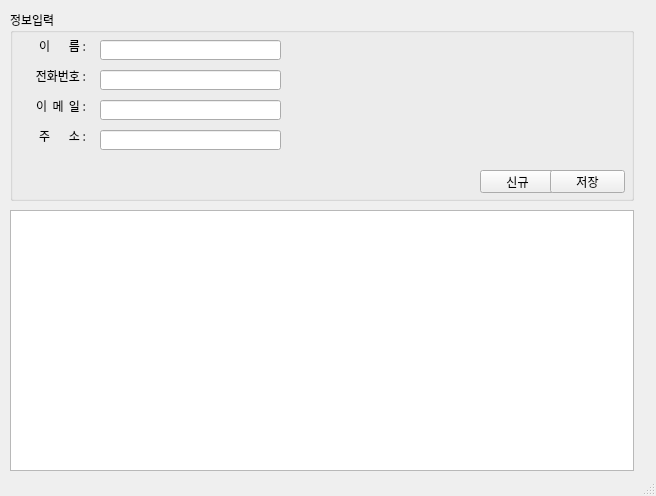
<?xml version="1.0" encoding="UTF-8"?>
<ui version="4.0">
 <class>MainWindow</class>
 <widget class="QMainWindow" name="MainWindow">
  <property name="geometry">
   <rect>
    <x>0</x>
    <y>0</y>
    <width>656</width>
    <height>496</height>
   </rect>
  </property>
  <property name="font">
   <font>
    <family>나눔고딕</family>
   </font>
  </property>
  <property name="windowTitle">
   <string>MainWindow</string>
  </property>
  <property name="inputMethodHints">
   <set>Qt::ImhNone</set>
  </property>
  <widget class="QWidget" name="centralwidget">
   <widget class="QWidget" name="verticalLayoutWidget">
    <property name="geometry">
     <rect>
      <x>10</x>
      <y>10</y>
      <width>624</width>
      <height>191</height>
     </rect>
    </property>
    <layout class="QVBoxLayout" name="verticalLayout">
     <item>
      <widget class="QGroupBox" name="groupbox">
       <property name="title">
        <string>정보입력</string>
       </property>
       <widget class="QPushButton" name="btnNew">
        <property name="geometry">
         <rect>
          <x>470</x>
          <y>160</y>
          <width>75</width>
          <height>23</height>
         </rect>
        </property>
        <property name="text">
         <string>신규</string>
        </property>
       </widget>
       <widget class="QPushButton" name="btnSave">
        <property name="geometry">
         <rect>
          <x>540</x>
          <y>160</y>
          <width>75</width>
          <height>23</height>
         </rect>
        </property>
        <property name="text">
         <string>저장</string>
        </property>
       </widget>
       <widget class="QLabel" name="label">
        <property name="geometry">
         <rect>
          <x>20</x>
          <y>30</y>
          <width>56</width>
          <height>12</height>
         </rect>
        </property>
        <property name="text">
         <string>이       름 :</string>
        </property>
        <property name="alignment">
         <set>Qt::AlignRight|Qt::AlignTrailing|Qt::AlignVCenter</set>
        </property>
       </widget>
       <widget class="QLineEdit" name="txtName">
        <property name="geometry">
         <rect>
          <x>90</x>
          <y>30</y>
          <width>181</width>
          <height>20</height>
         </rect>
        </property>
        <property name="inputMethodHints">
         <set>Qt::ImhDigitsOnly</set>
        </property>
       </widget>
       <widget class="QLineEdit" name="txtPhone">
        <property name="geometry">
         <rect>
          <x>90</x>
          <y>60</y>
          <width>181</width>
          <height>20</height>
         </rect>
        </property>
       </widget>
       <widget class="QLabel" name="label_2">
        <property name="geometry">
         <rect>
          <x>20</x>
          <y>60</y>
          <width>56</width>
          <height>12</height>
         </rect>
        </property>
        <property name="text">
         <string>전화번호 :</string>
        </property>
        <property name="alignment">
         <set>Qt::AlignRight|Qt::AlignTrailing|Qt::AlignVCenter</set>
        </property>
       </widget>
       <widget class="QLineEdit" name="txtEmail">
        <property name="geometry">
         <rect>
          <x>90</x>
          <y>90</y>
          <width>181</width>
          <height>20</height>
         </rect>
        </property>
       </widget>
       <widget class="QLabel" name="label_5">
        <property name="geometry">
         <rect>
          <x>20</x>
          <y>90</y>
          <width>56</width>
          <height>12</height>
         </rect>
        </property>
        <property name="text">
         <string> 이  메  일 :</string>
        </property>
        <property name="alignment">
         <set>Qt::AlignRight|Qt::AlignTrailing|Qt::AlignVCenter</set>
        </property>
       </widget>
       <widget class="QLineEdit" name="txtAddress">
        <property name="geometry">
         <rect>
          <x>90</x>
          <y>120</y>
          <width>181</width>
          <height>20</height>
         </rect>
        </property>
       </widget>
       <widget class="QLabel" name="label_6">
        <property name="geometry">
         <rect>
          <x>20</x>
          <y>120</y>
          <width>56</width>
          <height>12</height>
         </rect>
        </property>
        <property name="text">
         <string>주       소 :</string>
        </property>
        <property name="alignment">
         <set>Qt::AlignRight|Qt::AlignTrailing|Qt::AlignVCenter</set>
        </property>
       </widget>
      </widget>
     </item>
    </layout>
   </widget>
   <widget class="QWidget" name="verticalLayoutWidget_2">
    <property name="geometry">
     <rect>
      <x>10</x>
      <y>210</y>
      <width>624</width>
      <height>261</height>
     </rect>
    </property>
    <layout class="QVBoxLayout" name="verticalLayout_2">
     <item>
      <widget class="QTableWidget" name="tblAddress"/>
     </item>
    </layout>
   </widget>
  </widget>
  <widget class="QStatusBar" name="stbCurrent"/>
 </widget>
 <resources/>
 <connections/>
</ui>
